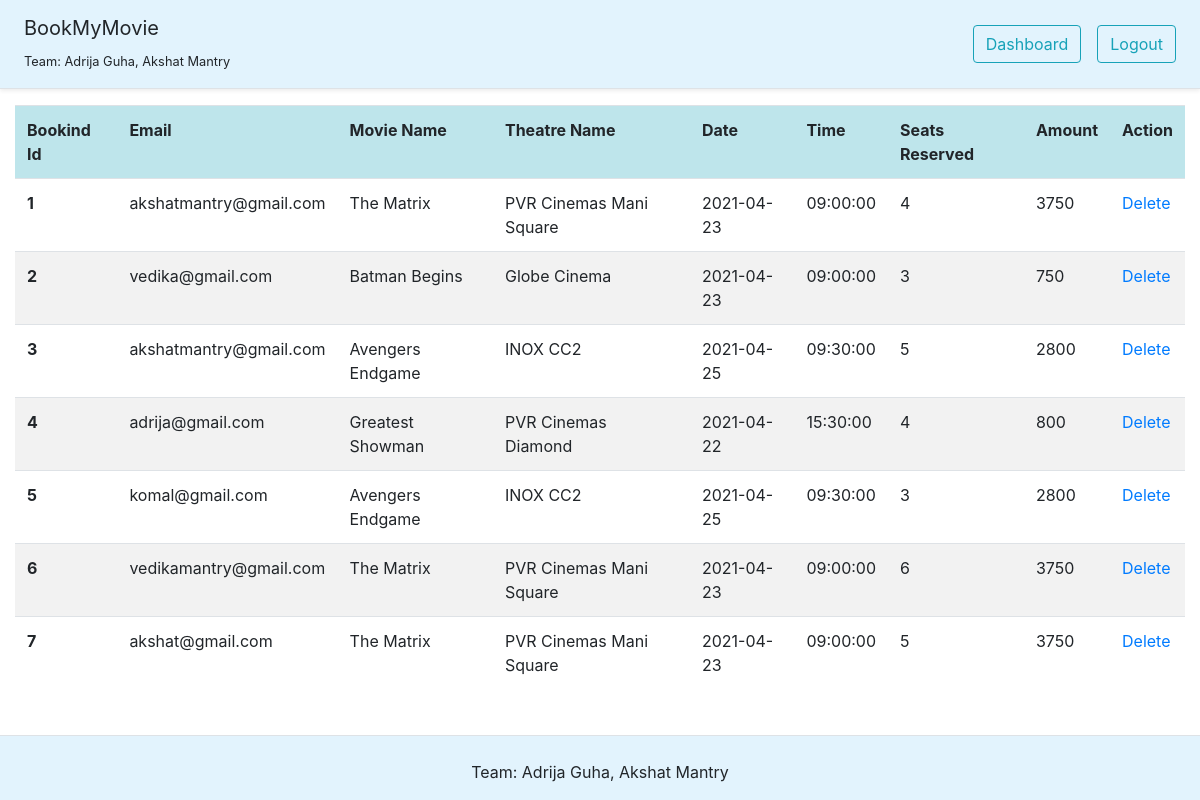
/admin_panel/bookings.php (signed in), run on the app's committed database.
### tables this page shows
CREATE TABLE `booking` (
  `b_id` int(10) NOT NULL,
  `f_name` varchar(20) NOT NULL,
  `l_name` varchar(20) NOT NULL,
  `email` varchar(30) NOT NULL,
  `phone` varchar(13) NOT NULL,
  `seats` int(10) NOT NULL,
  `s_id` int(10) NOT NULL
);

CREATE TABLE `movie` (
  `mov_id` int(10) NOT NULL,
  `mov_name` varchar(30) NOT NULL,
  `price` varchar(10) NOT NULL,
  `mov_image` varchar(100) NOT NULL,
  `status` varchar(10) NOT NULL DEFAULT 'active'
);

CREATE TABLE `theatre` (
  `theatre_id` int(10) NOT NULL,
  `theatre_name` varchar(30) NOT NULL,
  `hall_id` int(10) NOT NULL,
  `capacity` int(10) NOT NULL
);

CREATE TABLE `shows` (
  `s_id` int(10) NOT NULL,
  `mov_id` int(10) NOT NULL,
  `theatre_id` int(10) NOT NULL,
  `reserved_seats` int(10) NOT NULL DEFAULT 0,
  `date` date NOT NULL,
  `start_time` time NOT NULL,
  `end_time` time NOT NULL,
  `status` varchar(10) NOT NULL DEFAULT 'active'
);

### admin_panel/bookings.php (the view, shortened to what this page needs)
<?php
include("connection.php");
$querry = "select * from booking";
$result = mysqli_query($con, $querry);
?>
<!DOCTYPE html>
<html lang="en">
<?php include("include/header.php");?>
<div class="container-fluid">
<table class="table table-striped pt-3">
    <tr class = "table-info">
        <th scope = "col">Bookind Id</th>
        <th scope = "col">Email</th>
        <th scope = "col">Movie Name</th>
        <th scope = "col">Theatre Name</th>
        <th scope = "col">Date</th>
        <th scope = "col">Time</th>
        <th scope = "col">Seats Reserved</th>
        <th scope = "col">Amount</th>
        <th scope = "col">Action</th>
    </tr>
    <?php while($fetch=mysqli_fetch_object($result)){?>
    <tr>
        <th scope = "row">
            <?php echo $fetch->b_id;?>
        </th>
        <td>
            <?php echo $fetch->email;?>
        </td>
        <td>
            <?php
            $querry1 = "select * from shows where s_id='".$fetch->s_id."' ";
            $result1 = mysqli_query($con, $querry1);
            $fetch1=mysqli_fetch_object($result1);
            $querry2 = "select * from movie where mov_id='".$fetch1->mov_id."' ";
            $result2 = mysqli_query($con, $querry2);
            $fetch2=mysqli_fetch_object($result2);
            echo $fetch2->mov_name;?>
        </td>
        <td>
            <?php
            $querry3 = "select * from theatre where theatre_id='".$fetch1->theatre_id."' ";
            $result3 = mysqli_query($con, $querry3);
            $fetch3=mysqli_fetch_object($result3);
            echo $fetch3->theatre_name;?>
        </td>
        <td>
            <?php echo $fetch1->date;?>
        </td>
        <td>
            <?php echo $fetch1->start_time;?>
        </td>
        <td>
            <?php echo $fetch->seats;?>
        </td>
        <td>
            <?php echo $fetch2->price * $fetch1->reserved_seats;?>
        </td>
        <td>
            <a href="bookings.php?del=<?php echo $fetch->b_id;?>">Delete</a>
        </td>
    </tr>
    <?php }?>
</table></div>
<?php include("include/footer.php");?>
</html>

### data on the page
booking: b_id "1", email "akshatmantry@gmail.com", movie.mov_name "The Matrix", theatre.theatre_name "PVR Cinemas Mani Square", s.date "2021-04-23", s.start_time "09:00:00", seats "4", movie.price "3750"
booking: b_id "2", email "vedika@gmail.com", movie.mov_name "Batman Begins", theatre.theatre_name "Globe Cinema", s.date "2021-04-23", s.start_time "09:00:00", seats "3", movie.price "750"
booking: b_id "3", email "akshatmantry@gmail.com", movie.mov_name "Avengers Endgame", theatre.theatre_name "INOX CC2", s.date "2021-04-25", s.start_time "09:30:00", seats "5", movie.price "2800"
booking: b_id "4", email "adrija@gmail.com", movie.mov_name "Greatest Showman", theatre.theatre_name "PVR Cinemas Diamond", s.date "2021-04-22", s.start_time "15:30:00", seats "4", movie.price "800"
booking: b_id "5", email "komal@gmail.com", movie.mov_name "Avengers Endgame", theatre.theatre_name "INOX CC2", s.date "2021-04-25", s.start_time "09:30:00", seats "3", movie.price "2800"
booking: b_id "6", email "vedikamantry@gmail.com", movie.mov_name "The Matrix", theatre.theatre_name "PVR Cinemas Mani Square", s.date "2021-04-23", s.start_time "09:00:00", seats "6", movie.price "3750"
booking: b_id "7", email "akshat@gmail.com", movie.mov_name "The Matrix", theatre.theatre_name "PVR Cinemas Mani Square", s.date "2021-04-23", s.start_time "09:00:00", seats "5", movie.price "3750"
